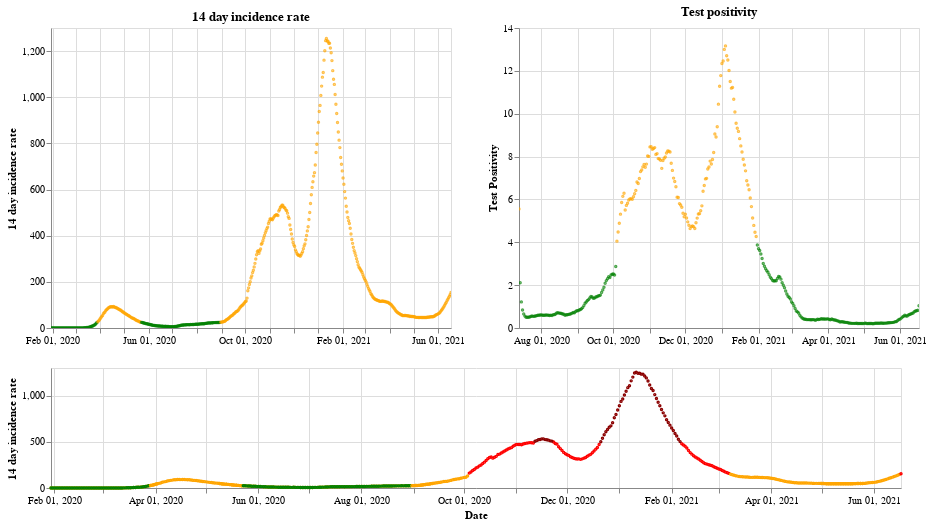

Here is the notebook cell this chart was saved with:
### Markdown cell above
## England

### Code cell
plot_traffic_light('England')

### Figure 1 — Vega-Lite specification as saved in the notebook (floating-point values rounded to 4 significant figures; data arrays with more than 128 entries replaced by an {"elided": "..."} marker saying what was removed)
{"config": {"view": {"continuousWidth": 400, "continuousHeight": 300}}, "vconcat": [{"hconcat": [{"mark": {"type": "point", "size": 2}, "encoding": {"color": {"condition": {"value": "green", "test": "(datum.twoWeeklyCasesRate <= 25)"}, "value": "orange"}, "tooltip": [{"type": "nominal", "field": "areaName"}, {"type": "temporal", "field": "date"}, {"type": "quantitative", "field": "twoWeeklyCasesRate"}, {"type": "quantitative", "field": "testPositivity"}], "x": {"type": "temporal", "axis": {"title": ""}, "field": "date", "scale": {"domain": {"selection": "DateBrush"}}, "timeUnit": "yearmonthdate"}, "y": {"type": "quantitative", "axis": {"title": "14 day incidence rate"}, "field": "twoWeeklyCasesRate"}}, "title": "14 day incidence rate", "width": 400}, {"mark": {"type": "point", "size": 2}, "encoding": {"color": {"condition": {"value": "green", "test": "(datum.testPositivity <= 4)"}, "value": "orange"}, "tooltip": [{"type": "nominal", "field": "areaName"}, {"type": "temporal", "field": "date"}, {"type": "quantitative", "field": "twoWeeklyCasesRate"}, {"type": "quantitative", "field": "testPositivity"}], "x": {"type": "temporal", "axis": {"title": ""}, "field": "date", "scale": {"domain": {"selection": "DateBrush"}}, "timeUnit": "yearmonthdate"}, "y": {"type": "quantitative", "axis": {"title": "Test Positivity"}, "field": "testPositivity"}}, "title": "Test positivity", "width": 400}]}, {"layer": [{"mark": {"type": "point", "size": 2}, "encoding": {"color": {"condition": {"value": "orange", "test": "((50 && datum.twoWeeklyCasesRate) < 150)"}, "value": "red"}, "opacity": {"condition": {"value": 1, "test": "((50 && datum.twoWeeklyCasesRate) < 500)"}, "value": 0}, "tooltip": [{"type": "nominal", "field": "areaName"}, {"type": "temporal", "field": "date"}, {"type": "quantitative", "field": "twoWeeklyCasesRate"}, {"type": "quantitative", "field": "testPositivity"}], "x": {"type": "temporal", "axis": {"title": "Date"}, "field": "date", "timeUnit": "yearmonthdate"}, "y": {"type": "quantitative", "axis": {"title": "14 day incidence rate"}, "field": "twoWeeklyCasesRate"}}, "selection": {"DateBrush": {"type": "interval", "encodings": ["x"], "fields": ["Time"]}}, "width": 850}, {"mark": {"type": "point", "size": 2}, "encoding": {"color": {"value": "darkred"}, "opacity": {"condition": {"value": 1, "test": "(datum.twoWeeklyCasesRate >= 500)"}, "value": 0}, "tooltip": [{"type": "nominal", "field": "areaName"}, {"type": "temporal", "field": "date"}, {"type": "quantitative", "field": "twoWeeklyCasesRate"}, {"type": "quantitative", "field": "testPositivity"}], "x": {"type": "temporal", "axis": {"title": "Date"}, "field": "date", "timeUnit": "yearmonthdate"}, "y": {"type": "quantitative", "axis": {"title": "14 day incidence rate"}, "field": "twoWeeklyCasesRate"}}, "width": 400}, {"mark": {"type": "point", "size": 2}, "encoding": {"color": {"condition": {"value": "green", "test": "((4 && datum.twoWeeklyCasesRate) < 25)"}, "value": "orange"}, "opacity": {"condition": {"value": 1, "test": "(datum.twoWeeklyCasesRate < 50)"}, "value": 0}, "tooltip": [{"type": "nominal", "field": "areaName"}, {"type": "temporal", "field": "date"}, {"type": "quantitative", "field": "twoWeeklyCasesRate"}, {"type": "quantitative", "field": "testPositivity"}], "x": {"type": "temporal", "axis": {"title": "Date"}, "field": "date", "timeUnit": "yearmonthdate"}, "y": {"type": "quantitative", "axis": {"title": "14 day incidence rate"}, "field": "twoWeeklyCasesRate"}}, "width": 400}], "height": 120, "width": 800}], "data": {"name": "data-a6260b50d11d754ea29ac6ee82b705cb"}, "$schema": "https://vega.github.io/schema/vega-lite/v4.8.1.json", "datasets": {"data-a6260b50d11d754ea29ac6ee82b705cb": {"elided": "505 records"}}}
